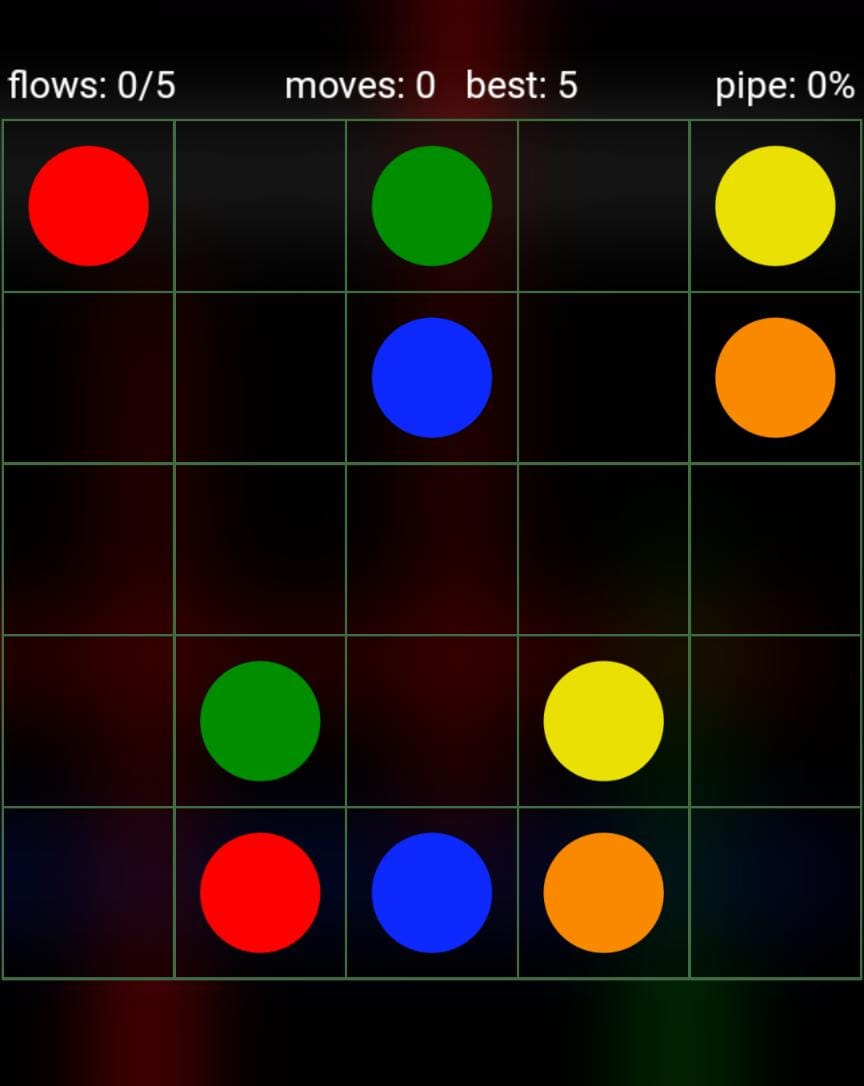
#> input picture Flow Free Game/5x5.jpg, 864 x 1086 px, found by its file name
$ jupyter execute --allow-errors test2.ipynb
#> lines starting #> are read from the running program, lines starting #| are printed output that depends on the picture; after the words box and inside, x2 and y2 are one past the last pixel; in counts of white or black regions, pixels touching at a corner belong together
[cell 1]
import cv2
from math import sqrt
import numpy as np
from matplotlib import pyplot as plt

[cell 2]
path = "/home/ben/Code/Flow-Free-Solver-Using-OpenCV/Flow Free Game/5x5.jpg"
height = 500
width = 500

img = cv2.imread(path)
#> img is the input picture: shape (1086, 864, 3); mean B, G, R 14.1, 21.2, 32.8
img = cv2.resize(img,(width, height))
#> img: shape (500, 500, 3)
imgBlank = np.zeros((height,width, 3), np.uint)

[cell 3]
imgGray = cv2.cvtColor(img, cv2.COLOR_BGR2GRAY)
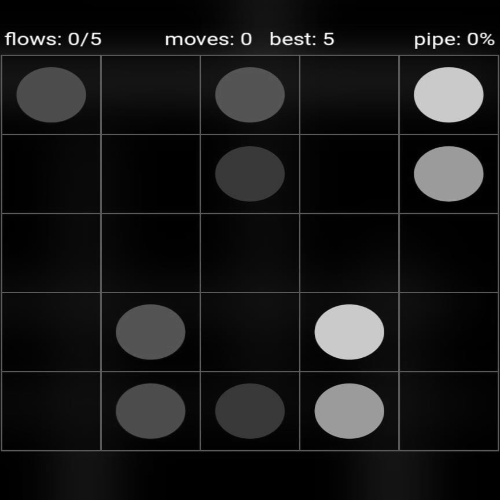
#> imgGray: shape (500, 500); min 0, max 255, mean 23.8
imgBlur = cv2.GaussianBlur(imgGray,(5,5),1)
_, th4 = cv2.threshold(img, 127, 255, cv2.THRESH_TOZERO)
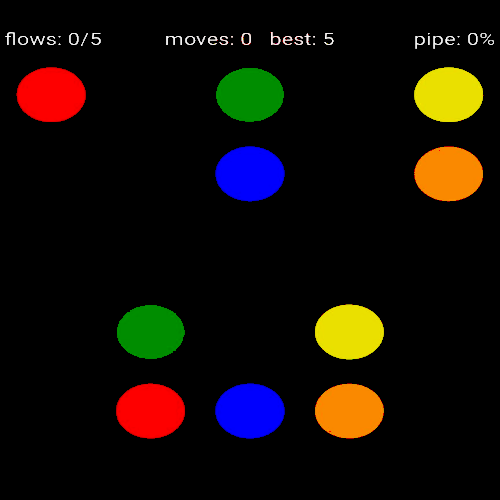
#> th4: shape (500, 500, 3); mean B, G, R 7, 12.8, 18.6

res = cv2.bitwise_xor(img, th4)
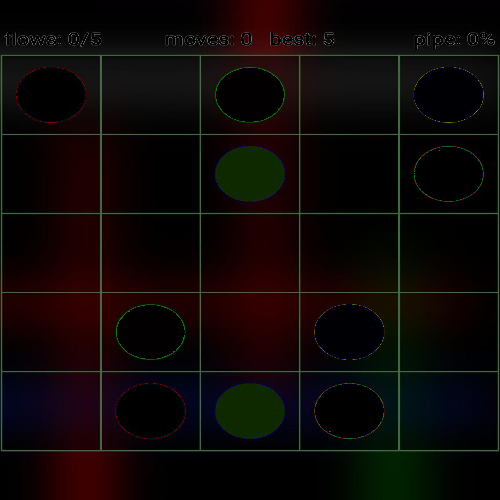
#> res: shape (500, 500, 3); mean B, G, R 7.1, 8.4, 14.1
imgGray_grid = cv2.cvtColor(res, cv2.COLOR_BGR2GRAY)
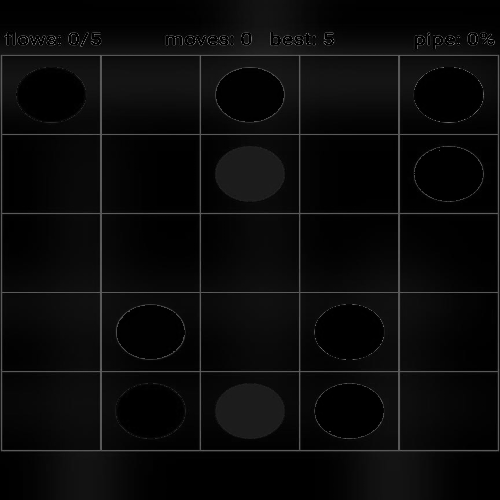
#> imgGray_grid: shape (500, 500); min 0, max 127, mean 9.9
imgBlur = cv2.GaussianBlur(imgGray_grid,(5,5),1)
imgThreshold = cv2.adaptiveThreshold(imgBlur,255,1,1,11,2)
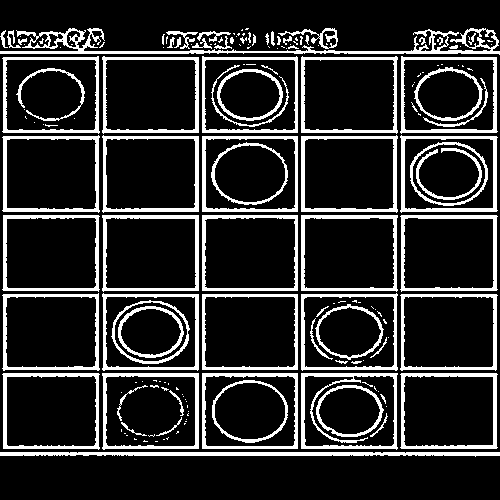
#> imgThreshold: shape (500, 500); 17.2% white; 175 white regions (98 under 20 px), largest, box (x1, y1, x2, y2) and area: (0, 28, 500, 55) 2826, (0, 452, 500, 457) 1919, (301, 373, 398, 450) 1498

imgGray_box = cv2.cvtColor(img, cv2.COLOR_BGR2GRAY)
imgBlur_box = cv2.GaussianBlur(imgGray_box,(5,5),1)
imgThreshold_box = cv2.adaptiveThreshold(imgBlur_box,255,1,1,11,2)
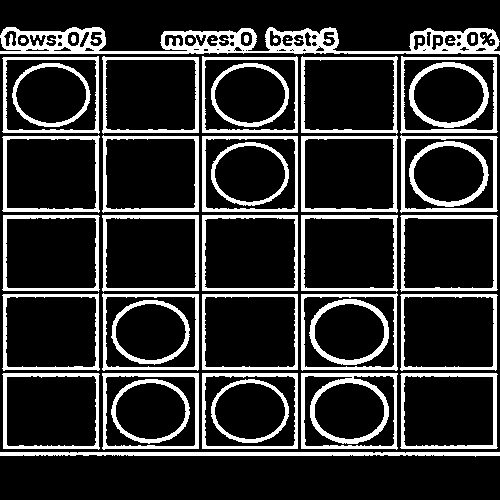
#> imgThreshold_box: shape (500, 500); 18.7% white; 49 white regions (5 under 20 px)

contours_box, heirarchy = cv2.findContours(imgThreshold_box, cv2.RETR_EXTERNAL, cv2.CHAIN_APPROX_SIMPLE)
#> contours_box = 27 contours; largest, box (x1, y1, x2, y2) and area: (0, 27, 500, 55) 8150, (301, 56, 398, 134) 7134, (301, 293, 398, 371) 7133, (102, 293, 199, 371) 7133, (102, 56, 199, 134) 7133

[cell 4]
def biggestContour(contours):
    biggest = np.array([])
    max_area = 0
    for cnt in contours:
        area= cv2.contourArea(cnt)
        if area>500:
            peri = cv2.arcLength(cnt,True)
            approx = cv2.approxPolyDP(cnt, 0.02*peri,True)
            if area>max_area and len(approx)==4:
                max_area = area
                biggest = approx
#> this loop made 27 passes
#> (area, peri, max_area, biggest) on passes 2, 5, 7, 9, 23: (7129, 343.3, 7129, [[400, 374], [401, 448], [497, 447], [496, 373]]), (7131, 343.7, 7131, [[102, 373], [103, 449], [198, 448], [198, 373]]), (7131.5, 344.7, 7131.5, [[400, 295], [401, 370], [496, 369], [496, 294]]), (7133, 345.3, 7133, [[397, 294], [301, 294], [301, 369], [396, 370]]), (7134, 345.3, 7134, [[301, 57], [301, 132], [397, 132], [396, 56]])
#> (area, peri, approx) on passes 1, 3, 4, 6, 8, 10: (1416, 1040.5, [[0, 452], [499, 455]]), (7129, 343.7, [[301, 373], [301, 448], [397, 448], [397, 373]]), (7125, 340, [[202, 373], [202, 448], [297, 448], [297, 373]]), (7129.5, 343.9, [[2, 374], [3, 448], [99, 448], [98, 373]]), (7125, 340, [[202, 294], [202, 369], [297, 369], [297, 294]]), (7133, 345.3, [[102, 294], [103, 370], [198, 369], [198, 294]])
#> after the loop, max_area = 7134
    return biggest, max_area

def reorder(points):
    points = points.reshape((4,2))
    pointsnew = np.zeros((4,1,2),dtype= np.int32)
    add = points.sum(1)
    pointsnew[0] = points[np.argmin(add)]
    pointsnew[3] = points[np.argmax(add)]
    diff = np.diff(points,axis=1)
    pointsnew[1] = points[np.argmin(diff)]
    pointsnew[2] = points[np.argmax(diff)]
    return pointsnew

def splitBoxes(img,n):
    rows = np.vsplit(img,6)
    boxes=[]
    for r in rows:
        cols = np.hsplit(r,6)
        for box in cols:
            boxes.append(box)
    return boxes

col_val = [[0,0,254,1],[0,141,2,2],[4,224,234,3],[254,41,14,4],[0,137,250,5]]

def predict(boxes):
    board = []
    for image in boxes:
        col = (image[50,50])
        e = 0
        for i in col_val:
            if i[0]==col[0] and i[1]==col[1] and i[2]==col[2]:
                e = i[3]
        board.append(e)
    return board

[cell 5]
biggest_box, maxArea_box = biggestContour(contours_box)
#> biggest_box = [[301, 57], [301, 132], [397, 132], [396, 56]]; maxArea_box = 7134
imgBigcontours_box = img.copy()
if biggest_box.size!= 0:
    biggest = reorder(biggest_box)
#> in reorder, `points = points.reshape((4,2))`: points = [[301, 57], [301, 132], [397, 132], [396, 56]]
#> in reorder, `add = points.sum(1)`: add = [358, 433, 529, 452]
#> in reorder, `diff = np.diff(points,axis=1)`: diff = [-244, -169, -265, -340]
#> biggest = [[301, 57], [396, 56], [301, 132], [397, 132]]
    cv2.drawContours(imgBigcontours_box, biggest, -1,(0,0,255),10)
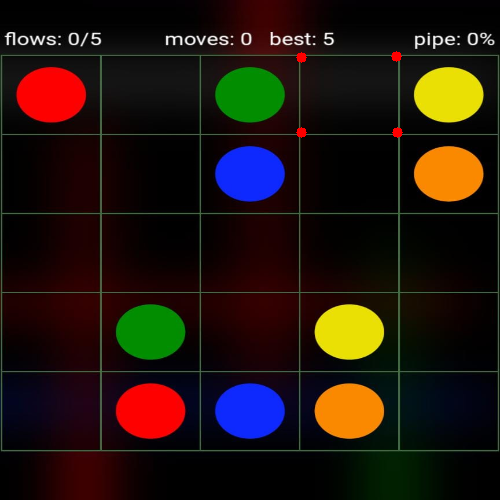
#> imgBigcontours_box: shape (500, 500, 3); mean B, G, R 14.1, 21.1, 33
    pts1 = np.float32(biggest)
#> pts1 = [[301, 57], [396, 56], [301, 132], [397, 132]]
    pts2 = np.float32([[0,0],[width,0],[0,height],[width,height]])
    matrix = cv2.getPerspectiveTransform(pts1,pts2)
#> matrix = [[5.62, -5.16e-16, -1690.9], [0.0747, 7.09, -426.9], [0.000149, 0.000146, 1]]

[cell 6]
edges= cv2.Canny(imgGray_grid, 175,300)
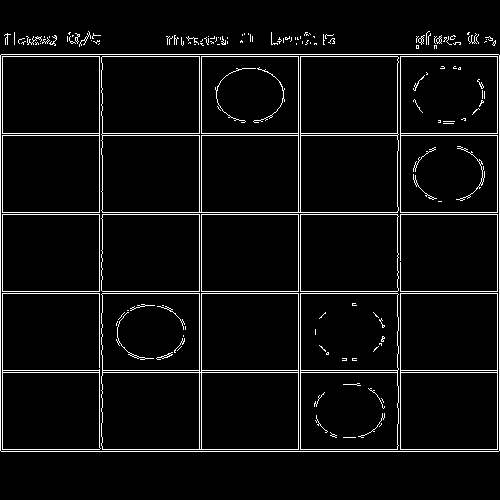
#> edges: shape (500, 500); 5% white in thin lines or dots, all inside (x1, y1, x2, y2) = (0, 31, 500, 452)
contours, hierarchy= cv2.findContours(edges.copy(), cv2.RETR_EXTERNAL, cv2.CHAIN_APPROX_NONE)
#> contours = 86 contours, 83 with area under 20; largest, box (x1, y1, x2, y2) and area: (0, 54, 500, 452) 198101, (436, 35, 442, 44) 23, (418, 35, 425, 45) 22

biggest, maxArea = biggestContour(contours)
#> the loop in biggestContour (call 2), `for cnt in contours:` made 86 passes
#> (area, peri, max_area, biggest) on pass 1: (198101, 1789.7, 198101, [[0, 55], [1, 451], [499, 450], [498, 54]])
#> biggest = [[0, 55], [1, 451], [499, 450], [498, 54]]; maxArea = 198101

if biggest.size!= 0:
    biggest = reorder(biggest)
#> biggest = [[0, 55], [498, 54], [1, 451], [499, 450]]
    pts1 = np.float32(biggest)
#> pts1 = [[0, 55], [498, 54], [1, 451], [499, 450]]
    pts2 = np.float32([[0,0],[width,0],[0,height],[width,height]])
    cv2.drawContours(img.copy(), biggest, -1,(0,0,255),10)
    matrix = cv2.getPerspectiveTransform(pts1,pts2)
#> matrix = [[1, -0.00254, 0.139], [0.00254, 1.26, -69.44], [8.45e-22, 4.21e-19, 1]]
    imgWarpColored = cv2.warpPerspective(img, matrix, (width,height))
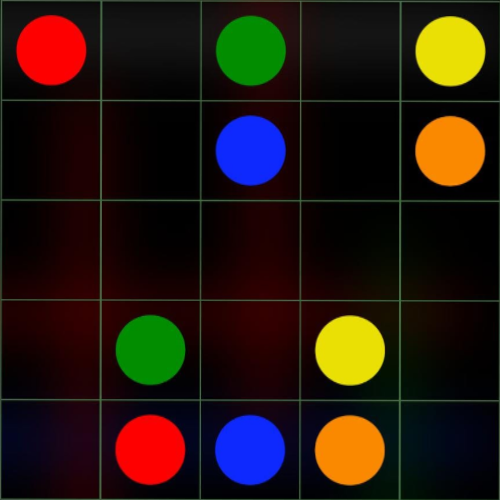
#> imgWarpColored: shape (500, 500, 3); mean B, G, R 15.2, 23.6, 36.7
    imgDetectedCircles = imgBlank.copy()
    # imgWarpColored = cv2.cvtColor(imgWarpColored,cv2.COLOR_BGR2GRAY)

cv2.drawContours(img,contours, -1,(0,255,0),3)
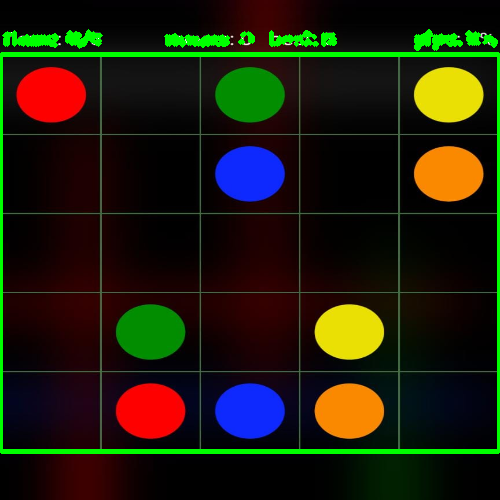
#> img: shape (500, 500, 3); mean B, G, R 12, 29.8, 30.5
cv2.imshow("Result", img)

$ run again, with Flow Free Game/6x6.jpg copied over Flow Free Game/5x5.jpg
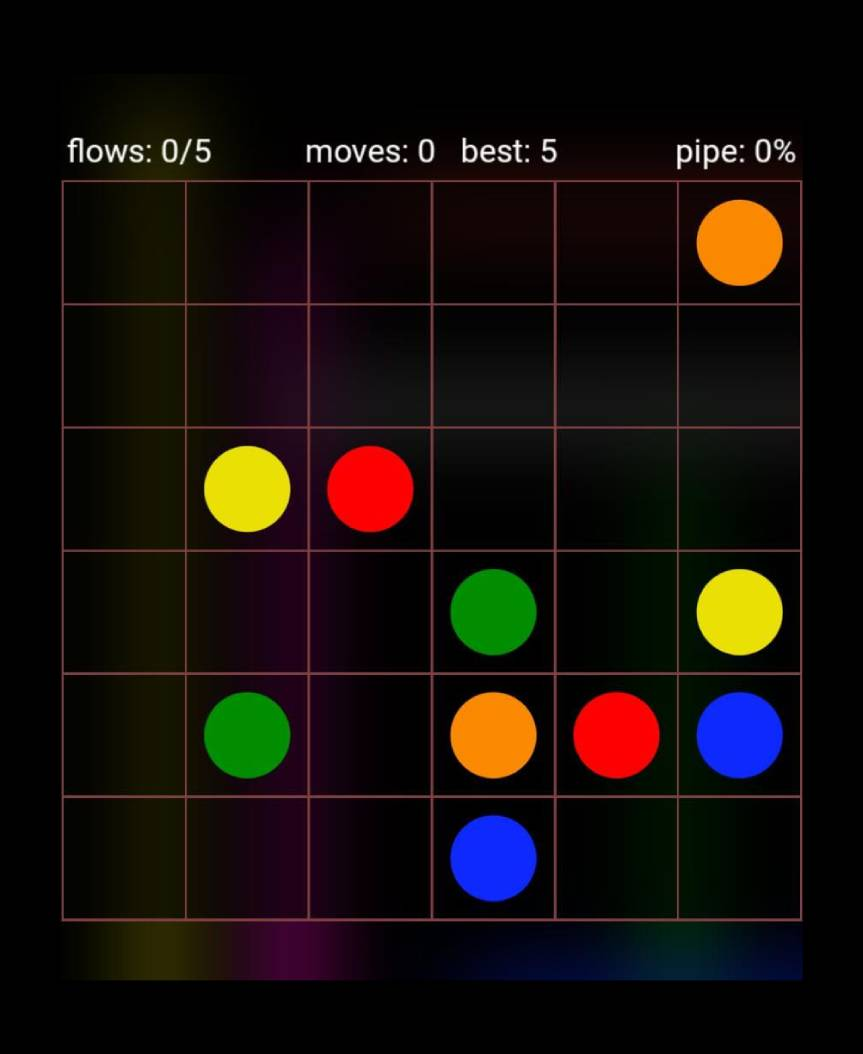
#> input picture Flow Free Game/6x6.jpg, 863 x 1054 px, found by its file name
#> img is the input picture: shape (1054, 863, 3); mean B, G, R 11.2, 15, 21.8
#> `imgThreshold = cv2.adaptiveThreshold(imgBlur,255,1,1,11,2)`:
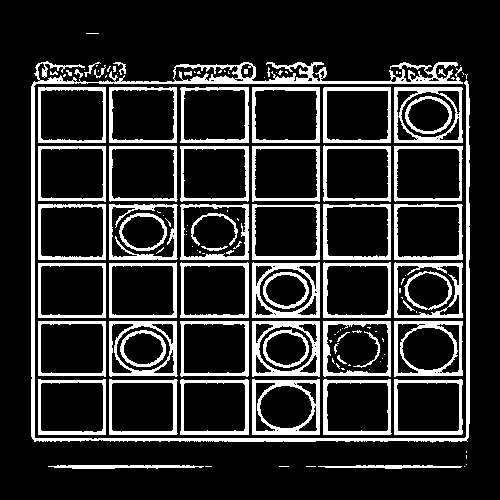
#> imgThreshold: shape (500, 500); 17.5% white; 131 white regions (69 under 20 px), largest, box (x1, y1, x2, y2) and area: (31, 61, 470, 443) 7472, (252, 379, 320, 435) 1386, (252, 262, 320, 318) 1363
#> imgThreshold_box: shape (500, 500); 18.4% white; 64 white regions (22 under 20 px)
#> contours_box = 47 contours, 8 with area under 20; largest, box (x1, y1, x2, y2) and area: (31, 60, 470, 443) 9532, (394, 87, 463, 143) 3696, (252, 87, 320, 143) 3685, (323, 87, 391, 143) 3684, (38, 87, 106, 143) 3684
#> the loop in biggestContour, `for cnt in contours:` made 47 passes
#> (area, peri, max_area, biggest) on passes 10, 28, 33, 40: (3639, 247.3, 3639, [[394, 379], [394, 434], [462, 433], [461, 379]]), (3662.5, 250.4, 3662.5, [[394, 204], [394, 259], [462, 259], [461, 204]]), (3670, 251.5, 3670, [[38, 204], [38, 259], [105, 259], [105, 204]]), (3695.5, 247.1, 3695.5, [[394, 87], [394, 142], [462, 142], [461, 87]])
#> after the loop in biggestContour, `for cnt in contours:`: max_area = 3695.5
#> biggest_box = [[394, 87], [394, 142], [462, 142], [461, 87]]; maxArea_box = 3695.5
#> points = [[394, 87], [394, 142], [462, 142], [461, 87]]
#> add = [481, 536, 604, 548]
#> diff = [-307, -252, -320, -374]
#> `biggest = reorder(biggest_box)`: biggest = [[394, 87], [461, 87], [394, 142], [462, 142]]
#> imgBigcontours_box: shape (500, 500, 3); mean B, G, R 11.1, 15, 22
#> `matrix = cv2.getPerspectiveTransform(pts1,pts2)`: matrix = [[7.64, 1.01e-15, -3011.4], [7.54e-16, 9.45, -822.1], [9.09e-19, 0.000278, 1]]
#> edges: shape (500, 500); 4.7% white in thin lines or dots, all inside (x1, y1, x2, y2) = (35, 64, 466, 438)
#> contours = 79 contours, 68 with area under 20; largest, box (x1, y1, x2, y2) and area: (322, 145, 464, 319) 19968, (35, 84, 466, 438) 15710, (108, 320, 250, 436) 15708, (108, 203, 250, 319) 11776, (251, 145, 321, 319) 7938
#> the loop in biggestContour (call 2), `for cnt in contours:` made 79 passes
#> (area, peri, max_area, biggest) on pass 1: (7935, 368, 7935, [[251, 320], [251, 435], [320, 435], [320, 320]])
#> `biggest, maxArea = biggestContour(contours)`: biggest = [[251, 320], [251, 435], [320, 435], [320, 320]]; maxArea = 7935
#> `biggest = reorder(biggest)`: biggest = [[251, 320], [320, 320], [251, 435], [320, 435]]
#> `matrix = cv2.getPerspectiveTransform(pts1,pts2)`: matrix = [[7.25, 0, -1818.8], [7.11e-16, 4.35, -1391.3], [0, 0, 1]]
#> `cv2.drawContours(img,contours, -1,(0,255,0),3)`:
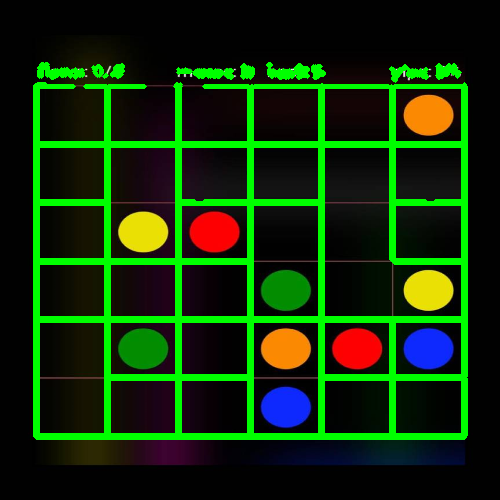
#> img: shape (500, 500, 3); mean B, G, R 7.9, 47.4, 16.4

$ run again, with Flow Free Game/7x7.jpg copied over Flow Free Game/5x5.jpg
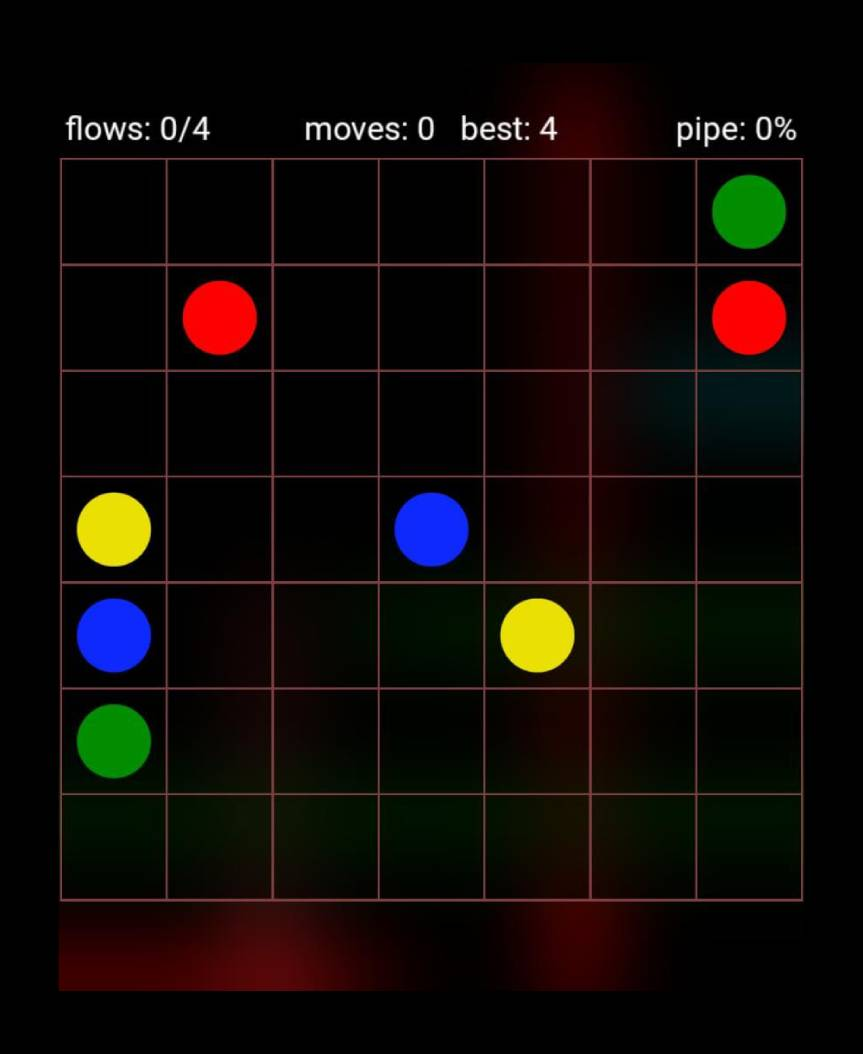
#> input picture Flow Free Game/7x7.jpg, 863 x 1054 px, found by its file name
#> img is the input picture: shape (1054, 863, 3); mean B, G, R 7.3, 10.4, 15.9
#> imgThreshold: shape (500, 500); 18.2% white; 84 white regions (20 under 20 px), largest, box (x1, y1, x2, y2) and area: (30, 50, 470, 433) 8390, (37, 227, 95, 275) 1343, (37, 278, 95, 325) 1111
#> imgThreshold_box: shape (500, 500); 18.8% white; 69 white regions (13 under 20 px)
#> contours_box = 7 contours, 3 with area under 20; largest, box (x1, y1, x2, y2) and area: (30, 50, 470, 433) 163792, (34, 470, 218, 474) 304, (311, 471, 358, 473) 41, (31, 442, 34, 470) 22
#> the loop in biggestContour, `for cnt in contours:` made 7 passes
#> (area, peri, max_area, biggest) on pass 7: (163791.5, 1799.3, 163791.5, [[35, 53], [32, 431], [468, 429], [459, 52]])
#> after the loop in biggestContour, `for cnt in contours:`: max_area = 163791.5
#> biggest_box = [[35, 53], [32, 431], [468, 429], [459, 52]]; maxArea_box = 163791.5
#> points = [[35, 53], [32, 431], [468, 429], [459, 52]]
#> add = [88, 463, 897, 511]
#> diff = [18, 399, -39, -407]
#> `biggest = reorder(biggest_box)`: biggest = [[35, 53], [459, 52], [32, 431], [468, 429]]
#> imgBigcontours_box: shape (500, 500, 3); mean B, G, R 7.2, 10.3, 16.1
#> `matrix = cv2.getPerspectiveTransform(pts1,pts2)`: matrix = [[1.18, 0.00937, -41.82], [0.00322, 1.37, -72.48], [-5.74e-06, 7.53e-05, 1]]
#> edges: shape (500, 500); 4.9% white in thin lines or dots, all inside (x1, y1, x2, y2) = (34, 54, 466, 429)
#> contours = 90 contours, 75 with area under 20; largest, box (x1, y1, x2, y2) and area: (344, 76, 464, 429) 20181, (36, 76, 280, 326) 19976, (159, 126, 342, 276) 17590, (36, 126, 96, 326) 11741, (97, 327, 219, 428) 11540
#> the loop in biggestContour (call 2), `for cnt in contours:` made 90 passes
#> (area, peri, max_area, biggest) on passes 1, 2, 7, 12: (2889.5, 220.2, 2889.5, [[343, 377], [341, 427], [402, 425], [402, 377]]), (2936, 217.7, 2936, [[281, 377], [281, 425], [341, 425], [341, 377]]), (5839, 314.8, 5839, [[36, 327], [36, 425], [95, 425], [95, 327]]), (11741, 516, 11741, [[36, 126], [36, 325], [95, 325], [95, 126]])
#> `biggest, maxArea = biggestContour(contours)`: biggest = [[36, 126], [36, 325], [95, 325], [95, 126]]; maxArea = 11741
#> `biggest = reorder(biggest)`: biggest = [[36, 126], [95, 126], [36, 325], [95, 325]]
#> `matrix = cv2.getPerspectiveTransform(pts1,pts2)`: matrix = [[8.47, 2.26e-17, -305.1], [0, 2.51, -316.6], [-1.93e-18, 0, 1]]
#> `cv2.drawContours(img,contours, -1,(0,255,0),3)`:
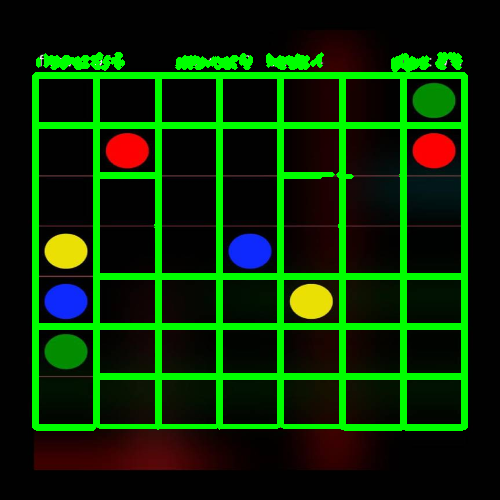
#> img: shape (500, 500, 3); mean B, G, R 4.2, 46.8, 10.8
